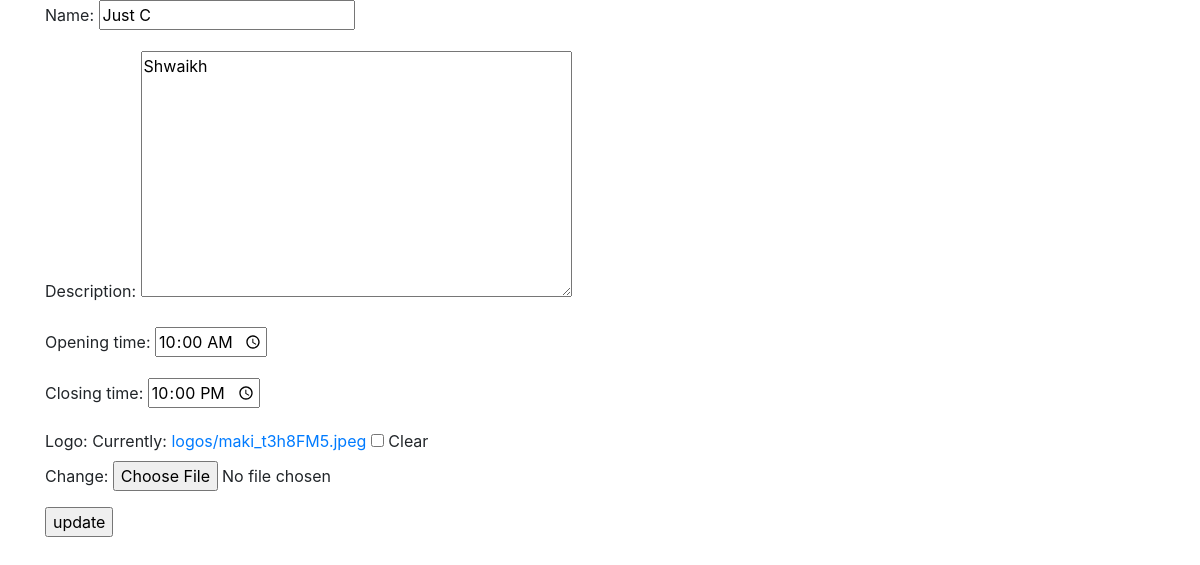
Page /restaurants/update/just-c/ (signed in) on the committed database.
### restaurants/models.py (models this page shows, shortened)
class Restaurant(models.Model):
	name = models.CharField(max_length=225, unique=True)
	slug = models.SlugField(blank=True)
	description = models.TextField()
	opening_time = models.TimeField()
	closing_time = models.TimeField()
	logo = models.ImageField(null=True, blank=True, upload_to="logos")
	class Meta:
		ordering = ['name']

### restaurants/views.py (the view)
# urls.py: url(r'^update/(?P<restaurant_slug>[-\w]+)/$', views.restaurant_update, name = 'restaurant_update'),
def restaurant_update(request,restaurant_slug):
    if not request.user.is_staff:
        raise Http404
    restaurant = Restaurant.objects.get(slug=restaurant_slug)
    form = RestaurantForm(request.POST or None, request.FILES or None, instance=restaurant)
    if form.is_valid():
        form.save()
        return redirect("restaurant_detail", restaurant_slug=restaurant.slug)
    context = {
    'update': form,
    'item': restaurant,
    }
    return render(request,"restaurant_update.html",context)

### restaurants/forms.py
class RestaurantForm(forms.ModelForm):
	class Meta:
		model = Restaurant
		fields = ['name', 'description', 'opening_time', 'closing_time', 'logo']
		widgets = {
			'opening_time' : forms.TimeInput(attrs={'type':'time'}),
			'closing_time' : forms.TimeInput(attrs={'type':'time'}),
		}

### restaurants/templates/restaurant_update.html (shortened to what this page needs)
{% extends "base.html" %}
{% block content %}
	<form action="{% url 'restaurant_update' restaurant_id=item.id %}" method="POST" enctype="multipart/form-data">
		{{update.as_p}}
		<input type='submit' value='update'>
	</form>
{% endblock content %}

### rows in the picture
Restaurant: name "Just C", description "Shwaikh", opening_time "10:00:00", closing_time "22:00:00"
